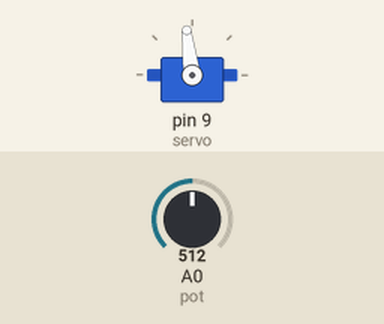
The sketch below on a simulated Arduino Uno, built with avr-gcc and run on an emulated ATmega328P. Shown: servo. The test bench sets the inputs (shaded band); at power-on: A0 (pot) = 512.

Above: at 1.2 s.
1.3 s: A0 (pot) set to 716
At 2.5 s:
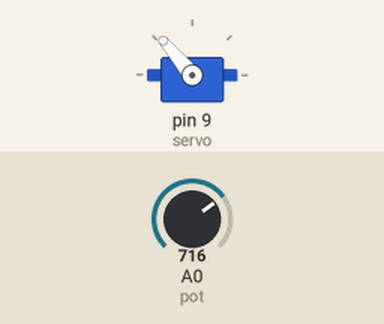
2.8 s: A0 (pot) set to 900
At 3.6 s:
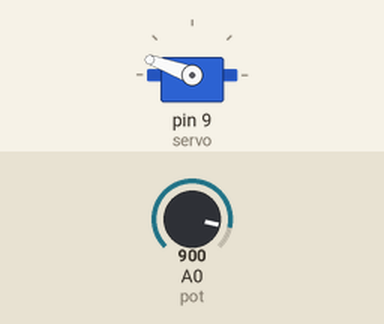
4.3 s: A0 (pot) set to 1023
At 4.7 s:
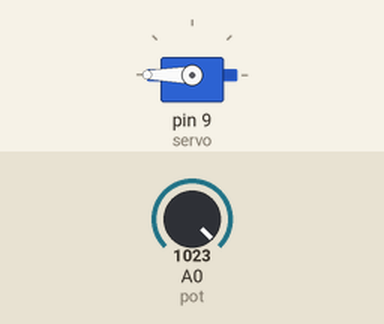
5.8 s: A0 (pot) set to 306
At 7.0 s:
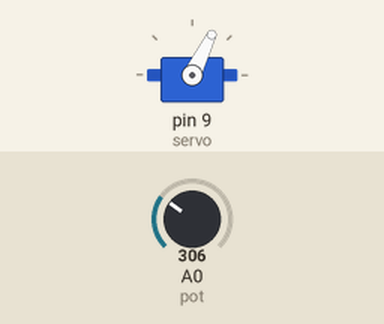
7.3 s: A0 (pot) set to 122
At 8.2 s:
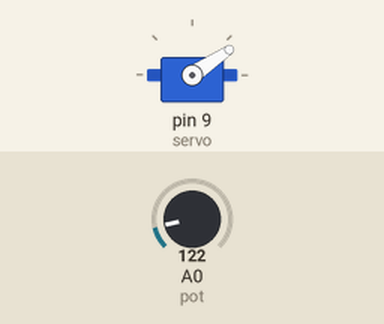
8.8 s: A0 (pot) set to 511
At 9.3 s:
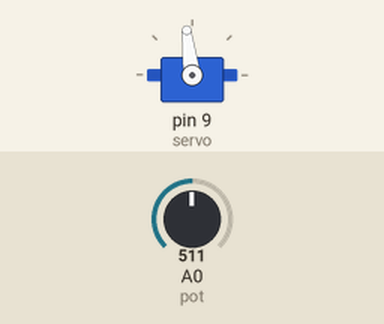
Timing chart, 0 to 11.3 s (numbered marks = the images above; inputs shaded):
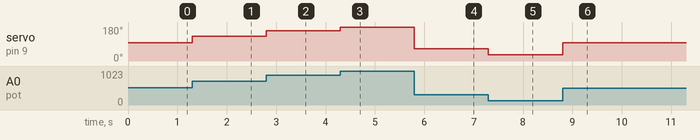

The sketch:

suavizandopot.ino
```cpp
#include<Servo.h>
#define pot A0
#define percent 0.05
Servo servo;
int firstread=0, valbaixo = 0, valcima = 0;
void setup()
{
  pinMode(pot,INPUT);
  servo.attach(9);
  firstread = map(analogRead(pot),0,1023,15,180);
  valbaixo = map(analogRead(pot),0,1023,15,180)-(map(analogRead(pot),0,1023,15,180)*percent);
  valcima = map(analogRead(pot),0,1023,15,180)+(map(analogRead(pot),0,1023,15,180)*percent);
}
void loop()
{
  if(analogRead(pot)>valcima || analogRead(pot)<valbaixo)
  {
    valbaixo = map(analogRead(pot),0,1023,15,180)-(map(analogRead(pot),0,1023,15,180)*percent);
    valcima = map(analogRead(pot),0,1023,15,180)+(map(analogRead(pot),0,1023,15,180)*percent);
    servo.write(map(analogRead(pot),0,1023,15,180));
  }
}
```

Measured:
- after the input at 1.3 s, servo on pin 9 (servo): 97° → 130° at once
- after the input at 2.8 s, servo on pin 9 (servo): 130° → 160° at once
- after the input at 4.3 s, servo on pin 9 (servo): 160° → 180° at once
- after the input at 5.8 s, servo on pin 9 (servo): 180° → 64° at once
- after the input at 7.3 s, servo on pin 9 (servo): 64° → 34° at once
- after the input at 8.8 s, servo on pin 9 (servo): 34° → 97° at once
